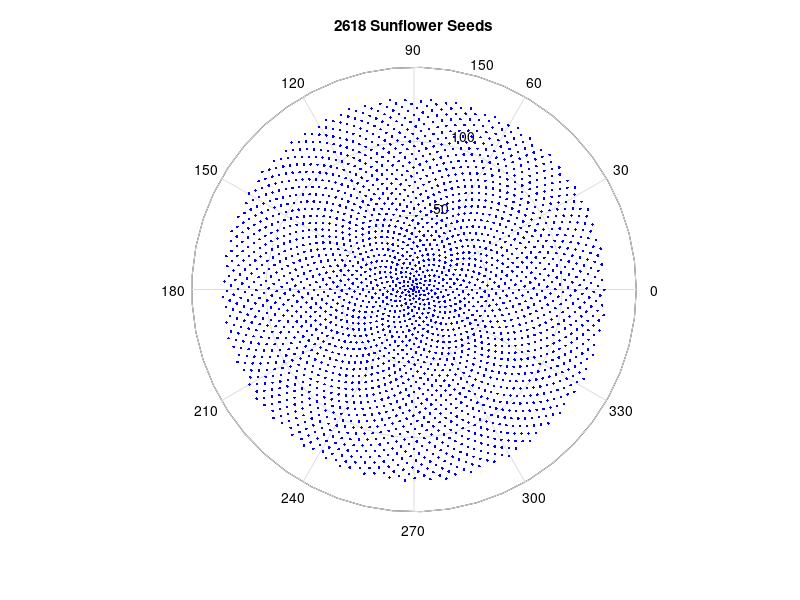

Write MATLAB code to recreate this figure.
%% MODEL A SUNFLOWER WITH THE GOLDEN RATIO
% It is well-documented that the Golden Ratio is observed in the angular
% geometry of seeds in sunflowers, coneflowers and pinecones, as well as
% other plants and natural phenomena.
% (http://www.mcs.surrey.ac.uk/Personal/R.Knott/Fibonacci/fibnat.html)
% 
% However, little regard has been paid, it seems, to the distance of each
% seed from the center. When I looked at sunflowers and coneflowers, I
% noticed that the density of seeds is not uniform throughout. Seeds toward
% the center are smaller than the seeds near the edges, and thus, their
% density is greater.
% 
% This file makes a connection between the Golden Ratio and the seed
% distance from the center of the sunflower. This accounts for the growth
% of each seed over time, and provides a better model for seed location
% than linear distance from center.
% 
% AUTHOR: Joseph Kirk (c) 5/2006
% EMAIL: jdkirk630 at gmail dot com

%% THE GOLDEN RATIO (PHI)
%
% $$\phi = \frac{\sqrt{5}-1}{2}$$
%
phi = (sqrt(5)-1)/2;  % = 0.6180339887499

%% NUMBER OF SEEDS
n = 2618;

%% SEED DISTANCE FROM CENTER
% The seed distances are raised to the Golden Ratio power
%
% $$\rho_k = (k-1)^\phi$$
%
rho = (0:n-1).^phi;

%% SEED ANGLE
% A cirlce contains |2*pi| radians, so |2*pi*phi| cuts the circle by the
% Golden Ratio
%
% $$\theta_k = (k-1)*2\pi\phi$$
%
theta = (0:n-1)*2*pi*phi;

%% PLOT
polar(theta, rho, 'b.');
title([num2str(n) ' Sunflower Seeds']);
set(gcf, 'color', 'w');
